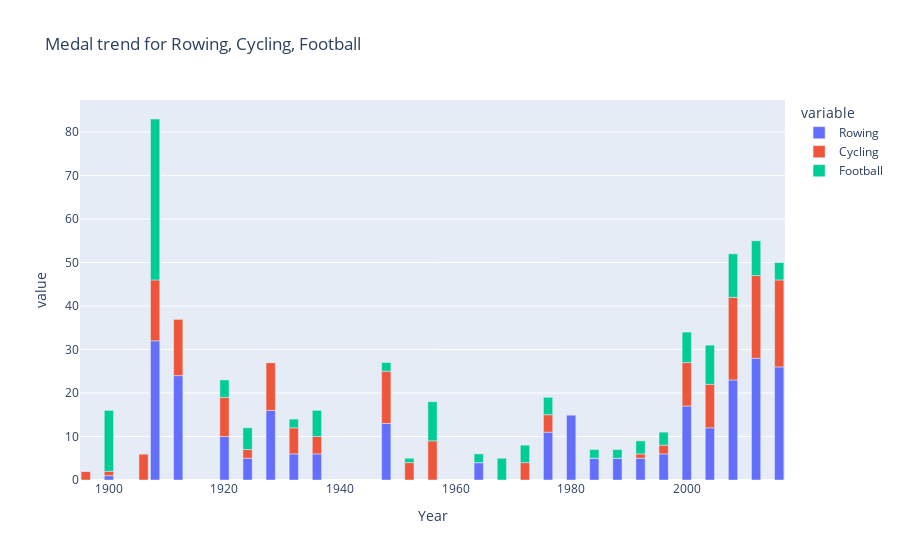

Notebook code for this chart:
### Code cell
# Liten px graf för sammanställning, väldigt ofärdig.
px.bar(medal_trend_df, title=f"Medal trend for {', '.join(medal_trend_df.columns)}")

### Figure 1 — Plotly figure (JSON) as saved in the notebook; plotly's stock layout.template omitted (floating-point values rounded to 4 significant figures)
{"data": [{"alignmentgroup": "True", "hovertemplate": "variable=Rowing<br>Year=%{x}<br>value=%{y}<extra></extra>", "legendgroup": "Rowing", "marker": {"color": "#636efa", "pattern": {"shape": ""}}, "name": "Rowing", "offsetgroup": "Rowing", "orientation": "v", "showlegend": true, "textposition": "auto", "type": "bar", "x": [1896, 1900, 1906, 1908, 1912, 1920, 1924, 1928, 1932, 1936, 1948, 1952, 1956, 1964, 1968, 1972, 1976, 1980, 1984, 1988, 1992, 1996, 2000, 2004, 2008, 2012, 2016], "xaxis": "x", "y": [0, 1, 0, 32, 24, 10, 5, 16, 6, 6, 13, 0, 0, 4, 0, 0, 11, 15, 5, 5, 5, 6, 17, 12, 23, 28, 26], "yaxis": "y"}, {"alignmentgroup": "True", "hovertemplate": "variable=Cycling<br>Year=%{x}<br>value=%{y}<extra></extra>", "legendgroup": "Cycling", "marker": {"color": "#EF553B", "pattern": {"shape": ""}}, "name": "Cycling", "offsetgroup": "Cycling", "orientation": "v", "showlegend": true, "textposition": "auto", "type": "bar", "x": [1896, 1900, 1906, 1908, 1912, 1920, 1924, 1928, 1932, 1936, 1948, 1952, 1956, 1964, 1968, 1972, 1976, 1980, 1984, 1988, 1992, 1996, 2000, 2004, 2008, 2012, 2016], "xaxis": "x", "y": [2, 1, 6, 14, 13, 9, 2, 11, 6, 4, 12, 4, 9, 0, 0, 4, 4, 0, 0, 0, 1, 2, 10, 10, 19, 19, 20], "yaxis": "y"}, {"alignmentgroup": "True", "hovertemplate": "variable=Football<br>Year=%{x}<br>value=%{y}<extra></extra>", "legendgroup": "Football", "marker": {"color": "#00cc96", "pattern": {"shape": ""}}, "name": "Football", "offsetgroup": "Football", "orientation": "v", "showlegend": true, "textposition": "auto", "type": "bar", "x": [1896, 1900, 1906, 1908, 1912, 1920, 1924, 1928, 1932, 1936, 1948, 1952, 1956, 1964, 1968, 1972, 1976, 1980, 1984, 1988, 1992, 1996, 2000, 2004, 2008, 2012, 2016], "xaxis": "x", "y": [0, 14, 0, 37, 0, 4, 5, 0, 2, 6, 2, 1, 9, 2, 5, 4, 4, 0, 2, 2, 3, 3, 7, 9, 10, 8, 4], "yaxis": "y"}], "layout": {"barmode": "relative", "legend": {"title": {"text": "variable"}, "tracegroupgap": 0}, "title": {"text": "Medal trend for Rowing, Cycling, Football"}, "xaxis": {"anchor": "y", "domain": [0, 1], "title": {"text": "Year"}}, "yaxis": {"anchor": "x", "domain": [0, 1], "title": {"text": "value"}}}}
